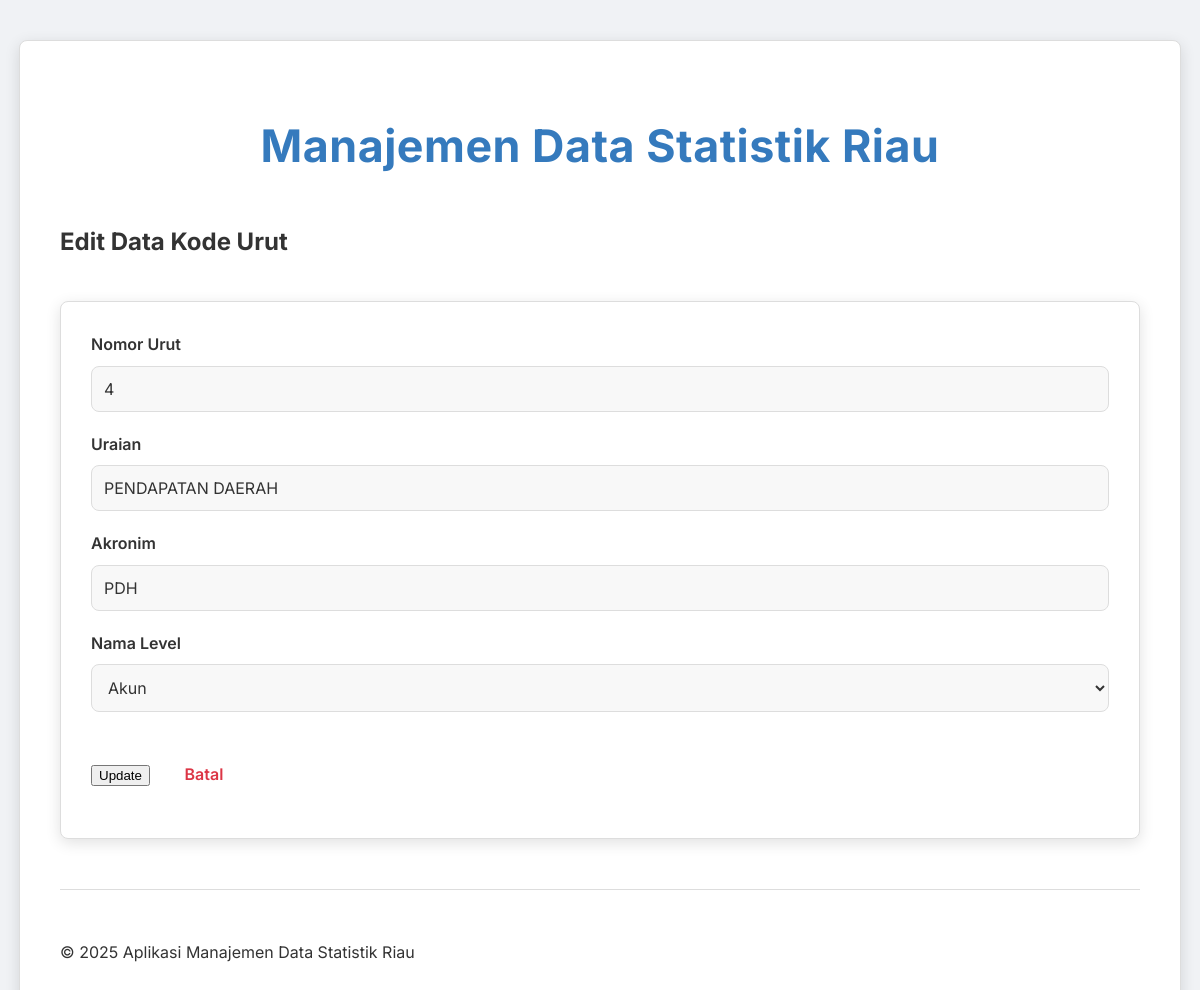
The app's page /pages/apbd-kode-urut/update.php?id=1 with its own data.
### tables this page shows
CREATE TABLE `kode_urut` (
  `id` int(11) NOT NULL,
  `no_urut` varchar(11) DEFAULT NULL,
  `uraian` varchar(255) DEFAULT NULL,
  `akronim` varchar(255) DEFAULT NULL,
  `id_kode_level` int(11) DEFAULT NULL
);

CREATE TABLE `kode_level` (
  `id` int(11) NOT NULL,
  `nama_level` varchar(255) DEFAULT NULL,
  `akronim` varchar(255) DEFAULT NULL
);

### pages/apbd-kode-urut/update.php (the view, shortened to what this page needs)
<?php
include '../../config/database.php';
$id = $nourut = $uraian = $idkodelevel = $akronim = "";
$general_error_message = "";
if (isset($_GET["id"]) && !empty(trim($_GET["id"]))) {
    $id = trim($_GET["id"]);
} elseif (isset($_POST["id"]) && !empty(trim($_POST["id"]))) {
    $id = trim($_POST["id"]);
} else {
    header("location: ../../index.php?error=no_id_found");
    exit();
}
$levels = [];
$sql_levels_reget = "SELECT id, nama_level FROM kode_level ORDER BY id ASC";
$result_levels_reget = $conn->query($sql_levels_reget);
if ($result_levels_reget) {
    while ($row = $result_levels_reget->fetch_assoc()) {
        $levels[] = $row;
    }
}
if ($_SERVER["REQUEST_METHOD"] == "GET" || (!empty($general_error_message) && !empty($id))) {
    $sql_fetch = "SELECT ku.id, ku.no_urut, ku.uraian, ku.akronim, ku.id_kode_level
            FROM kode_urut ku
            WHERE ku.id = ?";
    if ($stmt_fetch = $conn->prepare($sql_fetch)) {
        $stmt_fetch->bind_param("i", $param_id_fetch_reget);
        if ($stmt_fetch->execute()) {
            $result_fetch = $stmt_fetch->get_result();
            if ($result_fetch->num_rows == 1) {
                $row_fetch = $result_fetch->fetch_assoc();
                if ($_SERVER["REQUEST_METHOD"] == "GET" || (!empty($general_error_message) && empty($nourut))) {
                    $nourut = $row_fetch["no_urut"];
                    $uraian = $row_fetch["uraian"];
                    $akronim = $row_fetch["akronim"];
                    $idkodelevel = $row_fetch["id_kode_level"];
                }
            } else {
                header("location: ../../index.php?error=data_not_found_on_reget");
                exit();
            }
        } else {
            error_log("Error executing fetch query on reget: " . $stmt_fetch->error);
            $general_error_message = "Error: Masalah saat mengambil data asli untuk form: " . $stmt_fetch->error;
        }
    } else {
        error_log("Error preparing fetch query on reget: " . $conn->error);
        $general_error_message = "Error: Masalah saat menyiapkan query data asli: " . $conn->error;
    }
}
include '../../templates/header.php';
?>
<h2>Edit Data Kode Urut</h2>
<form action="<?php echo htmlspecialchars($_SERVER["PHP_SELF"]); ?>" method="post">
    <div>
        <label>Nomor Urut</label>
        <input type="text" name="nourut" value="<?php echo htmlspecialchars($nourut); ?>">
    </div>
    <div>
        <label>Uraian</label>
        <input type="text" name="uraian" value="<?php echo htmlspecialchars($uraian); ?>">
    </div>
    <div>
        <label>Akronim</label>
        <input type="text" name="akronim" value="<?php echo htmlspecialchars($akronim); ?>">
    </div>
    <div>
        <label>Nama Level</label>
        <select name="id_kode_level">
            <?php foreach ($levels as $level): ?>
                <option value="<?php echo htmlspecialchars($level['id']); ?>"
                    <?php echo ($idkodelevel == $level['id']) ? 'selected' : ''; ?>>
                    <?php echo htmlspecialchars($level['nama_level']); ?>
                </option>
            <?php endforeach; ?>
        </select>
    </div>
    <div>
        <button type="submit">Update</button>
        <a href="read.php" class="back-link">Batal</a>
    </div>
</form>
<?php
include '../../templates/footer.php';
?>

### templates/css/style.css (style rules this page uses)
:root { --primary-color: #4A90E2; --primary-dark: #357ABD; --accent-color: #50E3C2; --secondary-accent: #FF6B6B; --tertiary-color: #FFC107; --text-dark: #333333; --text-light: #F8F8F8; --bg-light: #F0F2F5; --bg-dark: #2C3E50; --card-bg: #FFFFFF; --border-color: #DDDDDD; --input-bg: #F8F8F8; --shadow-light: 0 2px 8px rgba(0, 0, 0, 0.08); --shadow-medium: 0 4px 15px rgba(0, 0, 0, 0.12); --success-color: #28A745; --danger-color: #DC3545; --warning-color: #FFC107; --info-color: #17A2B8; --radius-base: 8px; --transition-fast: 0.2s ease-in-out; --transition-normal: 0.3s ease-in-out; --gradient-primary: linear-gradient(135deg, var(--primary-color) 0%, var(--primary-dark) 100%); --gradient-accent: linear-gradient(135deg, var(--accent-color) 0%, #34B79C 100%); --gradient-secondary-accent: linear-gradient(135deg, var(--secondary-accent) 0%, #FF8A8A 100%); --gradient-tertiary: linear-gradient(135deg, var(--tertiary-color) 0%, #FFA000 100%); }
body { font-family: 'Inter', sans-serif; background: var(--bg-light); margin: 0; padding: 0; line-height: 1.6; color: var(--text-dark); display: flex; justify-content: center; align-items: flex-start; min-height: 100vh; padding: 40px 0; box-sizing: border-box; overflow-x: hidden; overflow-y: auto; position: relative; }
body::before { content: none; }
form { background: var(--card-bg); backdrop-filter: none; -webkit-backdrop-filter: none; padding: 30px; border-radius: var(--radius-base); box-shadow: var(--shadow-medium); margin-top: 40px; border: 1px solid var(--border-color); }
form div { margin-bottom: 20px; }
form label { display: block; margin-bottom: 8px; font-weight: 600; color: var(--text-dark); font-size: 1em; text-shadow: none; }
form input[type="text"], form input[type="email"], form textarea, form select { width: 100%; padding: 12px; border: 1px solid var(--border-color); border-radius: var(--radius-base); font-size: 1em; box-sizing: border-box; background-color: var(--input-bg); color: var(--text-dark); transition: border-color var(--transition-fast), box-shadow var(--transition-fast); font-family: 'Inter', sans-serif; text-shadow: none; }
form input::placeholder, form textarea::placeholder { color: #AAAAAA; }
.back-link { display: inline-flex; align-items: center; margin-top: 30px; margin-left: 30px; text-decoration: none; color: var(--danger-color); font-weight: 600; font-size: 1em; transition: color var(--transition-fast), transform var(--transition-fast); letter-spacing: normal; text-shadow: none; }
* { scrollbar-width: thin; scrollbar-color: #888888 #F0F2F5; }

### records on screen
kode_urut: nourut "4", uraian "PENDAPATAN DAERAH", akronim "PDH", id_kode_level "Akun"
